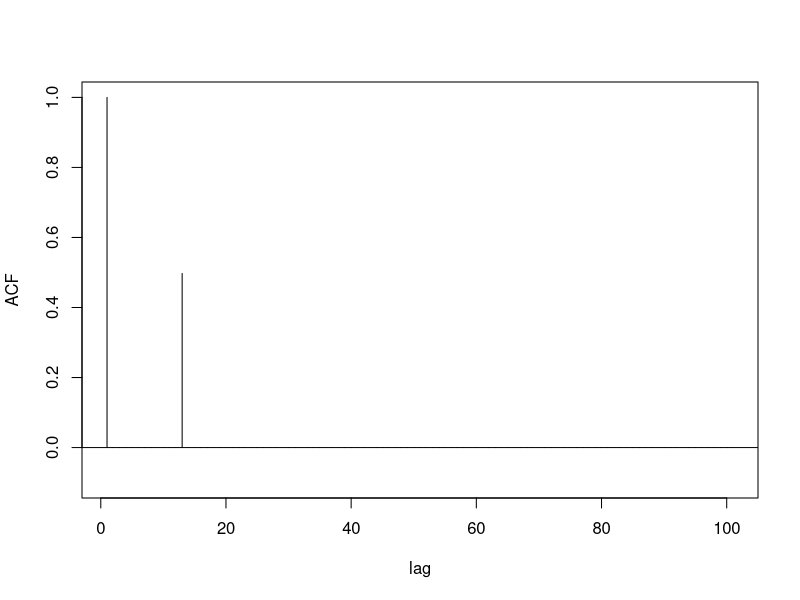
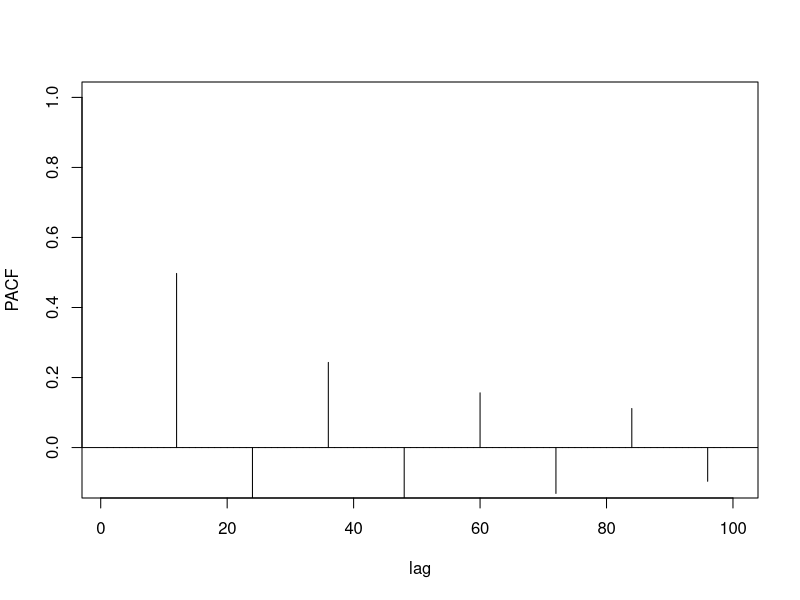
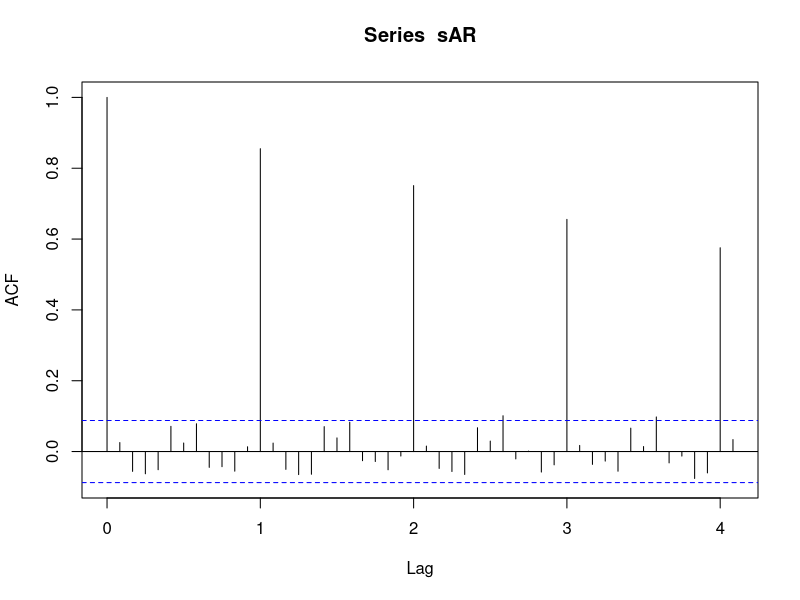
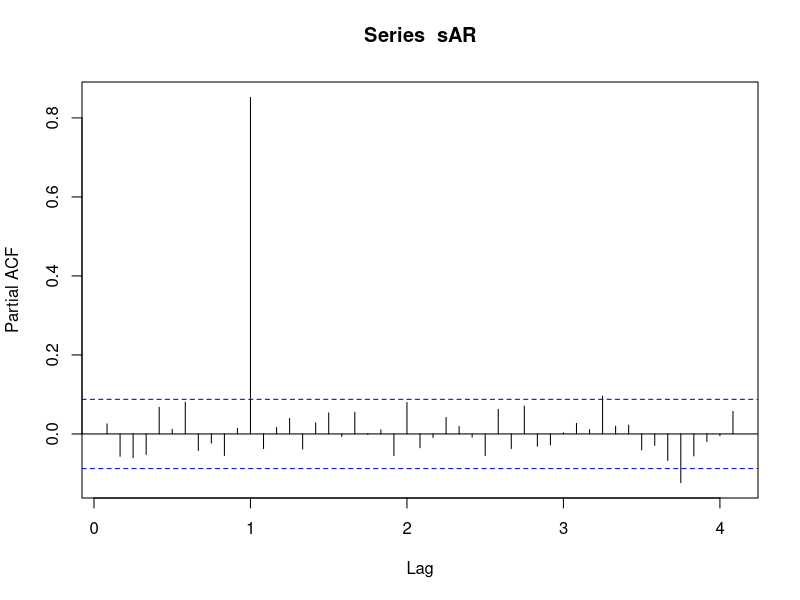
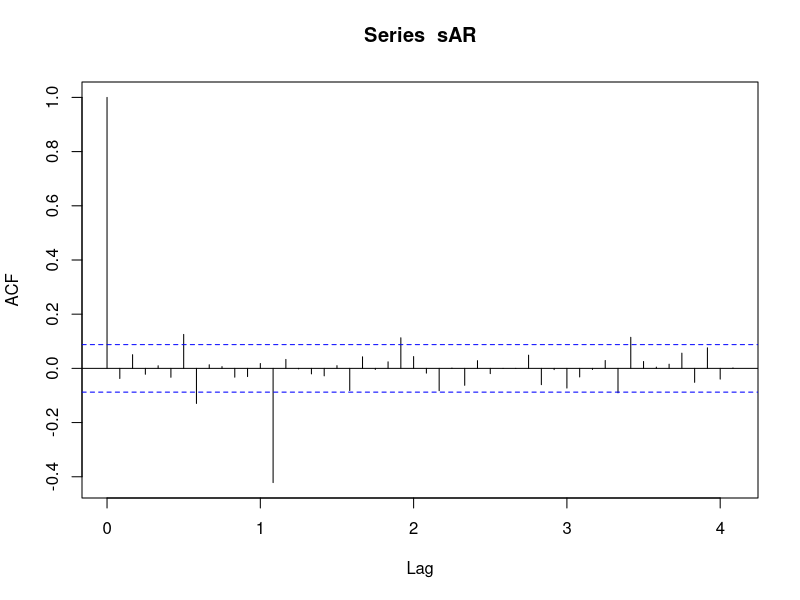
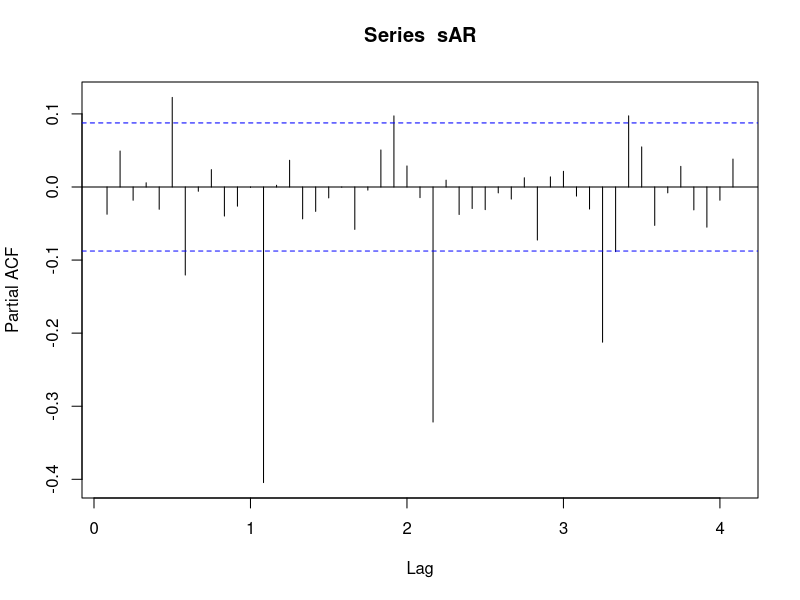

Source code (R) for these figures, in order:
## ---- chunk 1
knitr::opts_chunk$set(echo = TRUE)
## ---- chunk 2
theta = c(rep(0,11),.9)
phi = 0
  
ACF = ARMAacf(ar=phi, ma=theta, 100)
PACF = ARMAacf(ar=phi, ma=theta, 100, pacf=TRUE)

plot(ACF, type="h", xlab="lag", ylim=c(-.1,1))
abline(h=0)
plot(PACF, type="h", xlab="lag", ylim=c(-.1,1))
abline(h=0)
## ---- chunk 3
# Simulate
phi = c(rep(0,11),.9)
sAR = arima.sim(list(order = c(12,0,0), 
                     ar = phi
                     #, ma = theta
                     ), n = 500)
sAR = ts(sAR, freq = 12)
acf(sAR, lag.max = 49)
pacf(sAR, lag.max = 49)
## ---- chunk 4
# Simulate
theta = c(rep(0,12),-.8)
sAR = arima.sim(list(order = c(0,0,13), 
                     #ar = phi
                     ma = theta
                     ), n = 500)
sAR = ts(sAR, freq = 12)
acf(sAR, lag.max = 49)
pacf(sAR, lag.max = 49)
